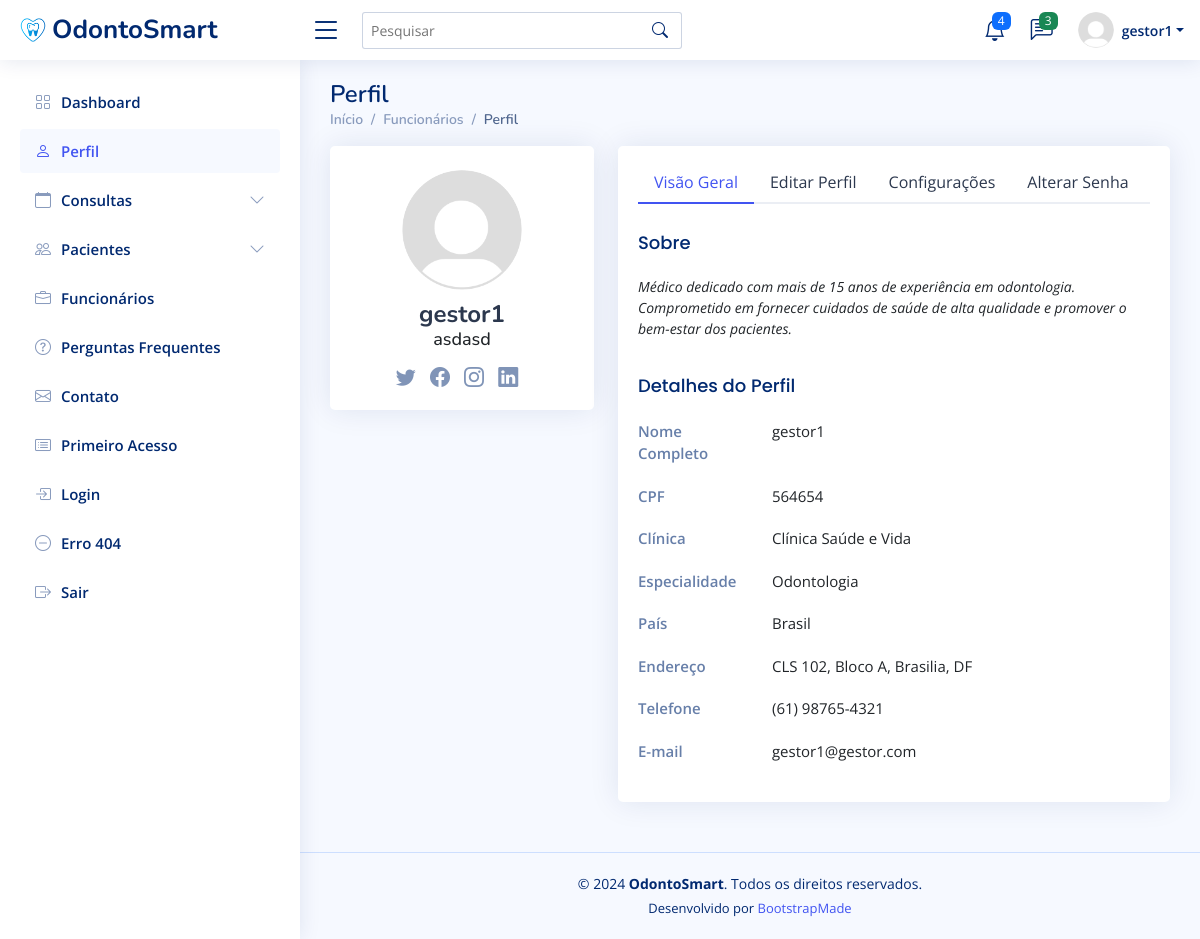
/perfil/ (signed in), run on the app's committed database.
### clinicaMedica/models.py (models this page shows, shortened)
class Funcionario(AbstractBaseUser, PermissionsMixin):
    id_funcionario = models.AutoField(primary_key=True)
    cpf = models.CharField(max_length=11, unique=True)
    email = models.EmailField(unique=True, blank=False)
    salario = models.DecimalField(max_digits=10, decimal_places=2)
    cargo = models.CharField(max_length=50)
    nome = models.CharField(max_length=50)
    is_first_login = models.BooleanField(default=True)
    is_staff = models.BooleanField(default=False)
    objects = FuncionarioManager()
    USERNAME_FIELD = 'email'
    REQUIRED_FIELDS = ['cpf', 'nome', 'cargo', 'salario']
    def first_name(self):
        return self.nome.split()[0]
    def first_two_names(self):
        parts = self.nome.split()
        if len(parts) == 1:
            return self.nome
        elif len(parts) == 2:
            return f"{parts[0]} {parts[1]}"
        else:
            return f"{parts[0]} {parts[-1]}"

### clinicaMedica/views.py (the view)
# urls.py: path('perfil/', views.perfil, name='perfil'),
@login_required
def perfil(request):
    return render(request, 'users-profile.html')

### clinicaMedica/templates/users-profile.html (shortened to what this page needs)
{% load static %}
<!DOCTYPE html>
<html lang="pt-br">
  <head>
    <link
      href="{% static 'vendor/bootstrap/css/bootstrap.min.css' %}"
      rel="stylesheet"
    />
    <link
      href="{% static 'vendor/bootstrap-icons/bootstrap-icons.css' %}"
      rel="stylesheet"
    />
    <link
      href="{% static 'vendor/boxicons/css/boxicons.min.css' %}"
      rel="stylesheet"
    />
    <link href="{% static 'vendor/quill/quill.snow.css' %}" rel="stylesheet" />
    <link
      href="{% static 'vendor/quill/quill.bubble.css' %}"
      rel="stylesheet"
    />
    <link
      href="{% static 'vendor/remixicon/remixicon.css' %}"
      rel="stylesheet"
    />
    <link
      href="{% static 'vendor/simple-datatables/style.css' %}"
      rel="stylesheet"
    />
    <link href="{% static 'css/style.css' %}" rel="stylesheet" />
  </head>
  <body>
    <header id="header" class="header fixed-top d-flex align-items-center">
      <div class="d-flex align-items-center justify-content-between">
        <a href="{% url 'dashboard' %}" class="logo d-flex align-items-center">
          <img src="{% static 'img/logo.png' %}" alt="" />
          <span class="d-none d-lg-block">OdontoSmart</span>
        </a>
        <i class="bi bi-list toggle-sidebar-btn"></i>
      </div>
      <div class="search-bar">
        <form
          class="search-form d-flex align-items-center"
          method="POST"
          action="#"
        >
          <input
            type="text"
            name="query"
            placeholder="Pesquisar"
            title="Pesquisar"
          />
          <button type="submit" title="Pesquisar">
            <i class="bi bi-search"></i>
          </button>
        </form>
      </div>
      <nav class="header-nav ms-auto">
        <ul class="d-flex align-items-center">
          <li class="nav-item dropdown">
            <a class="nav-link nav-icon" href="#" data-bs-toggle="dropdown">
              <i class="bi bi-bell"></i>
              <span class="badge bg-primary badge-number">4</span> </a
            >
          </li>
          <li class="nav-item dropdown">
            <a class="nav-link nav-icon" href="#" data-bs-toggle="dropdown">
              <i class="bi bi-chat-left-text"></i>
              <span class="badge bg-success badge-number">3</span> </a
            >
          </li>
          <li class="nav-item dropdown pe-3">
            <a
              class="nav-link nav-profile d-flex align-items-center pe-0"
              href="#"
              data-bs-toggle="dropdown"
            >
              <img
                src="{% static 'img/profile-img.png' %}"
                alt="Perfil"
                class="rounded-circle"
              />
              <span class="d-none d-md-block dropdown-toggle ps-2"
                >{{ user.first_name }}</span
              > </a
            >
          </li>
        </ul>
      </nav>
    </header>
    <aside id="sidebar" class="sidebar">
      <ul class="sidebar-nav" id="sidebar-nav">
        <li class="nav-item">
          <a class="nav-link collapsed" href="{% url 'dashboard' %}">
            <i class="bi bi-grid"></i>
            <span>Dashboard</span>
          </a>
        </li>
        <li class="nav-item">
          <a class="nav-link" href="{% url 'perfil' %}">
            <i class="bi bi-person"></i>
            <span>Perfil</span>
          </a>
        </li>
        <li class="nav-item">
          <a
            href="#"
            class="nav-link collapsed"
            data-bs-target="#consultas-nav"
            data-bs-toggle="collapse"
          >
            <i class="bi bi-calendar"></i><span>Consultas</span
            ><i class="bi bi-chevron-down ms-auto"></i>
          </a>
        </li>
        <li class="nav-item">
          <a
            href="#"
            class="nav-link collapsed"
            data-bs-target="#pacientes-nav"
            data-bs-toggle="collapse"
          >
            <i class="bi bi-people"></i><span>Pacientes</span
            ><i class="bi bi-chevron-down ms-auto"></i>
          </a>
        </li>
        <li class="nav-item">
          <a class="nav-link collapsed" href="{% url 'funcionario' %}">
            <i class="bi bi-briefcase"></i>
            <span>Funcionários</span>
          </a>
        </li>
        <li class="nav-item">
          <a class="nav-link collapsed" href="{% url 'faq' %}">
            <i class="bi bi-question-circle"></i>
            <span>Perguntas Frequentes</span>
          </a>
        </li>
        <li class="nav-item">
          <a class="nav-link collapsed" href="pages-contact.html">
            <i class="bi bi-envelope"></i>
            <span>Contato</span>
          </a>
        </li>
        <li class="nav-item">
          <a class="nav-link collapsed" href="primeiro-acesso.html">
            <i class="bi bi-card-list"></i>
            <span>Primeiro Acesso</span>
          </a>
        </li>
        <li class="nav-item">
          <a class="nav-link collapsed" href="pages-login.html">
            <i class="bi bi-box-arrow-in-right"></i>
            <span>Login</span>
          </a>
        </li>
        <li class="nav-item">
          <a class="nav-link collapsed" href="pages-error-404.html">
            <i class="bi bi-dash-circle"></i>
            <span>Erro 404</span>
          </a>
        </li>
        <li class="nav-item">
          <a class="nav-link collapsed" href="{% url 'logout' %}">
            <i class="bi bi-box-arrow-right"></i>
            <span>Sair</span>
          </a>
        </li>
      </ul>
    </aside>
    <main id="main" class="main">
      <div class="pagetitle">
        <h1>Perfil</h1>
        <nav>
          <ol class="breadcrumb">
            <li class="breadcrumb-item"><a href="{% url 'dashboard' %}">Início</a></li>
            <li class="breadcrumb-item">
              <a href="{% url 'funcionario' %}">Funcionários</a>
            </li>
            <li class="breadcrumb-item active">Perfil</li>
          </ol>
        </nav>
      </div>
      <section class="section profile">
        <div class="row">
          <div class="col-xl-4">
            <div class="card">
              <div
                class="card-body profile-card pt-4 d-flex flex-column align-items-center"
              >
                <img
                  src="{% static 'img/profile-img.png' %}"
                  alt="Perfil"
                  class="rounded-circle"
                />
                <h2>{{ user.first_two_names }}</h2>
                <h3>{{ user.cargo }}</h3>
                <div class="social-links mt-2">
                  <a href="#" class="twitter"><i class="bi bi-twitter"></i></a>
                  <a href="#" class="facebook"
                    ><i class="bi bi-facebook"></i
                  ></a>
                  <a href="#" class="instagram"
                    ><i class="bi bi-instagram"></i
                  ></a>
                  <a href="#" class="linkedin"
                    ><i class="bi bi-linkedin"></i
                  ></a>
                </div>
              </div>
            </div>
          </div>
          <div class="col-xl-8">
            <div class="card">
              <div class="card-body pt-3">
                <ul class="nav nav-tabs nav-tabs-bordered">
                  <li class="nav-item">
                    <button
                      class="nav-link active"
                      data-bs-toggle="tab"
                      data-bs-target="#profile-overview"
                    >
                      Visão Geral
                    </button>
                  </li>
                  <li class="nav-item">
                    <button
                      class="nav-link"
                      data-bs-toggle="tab"
                      data-bs-target="#profile-edit"
                    >
                      Editar Perfil
                    </button>
                  </li>
                  <li class="nav-item">
                    <button
                      class="nav-link"
                      data-bs-toggle="tab"
                      data-bs-target="#profile-settings"
                    >
                      Configurações
                    </button>
                  </li>
                  <li class="nav-item">
                    <button
                      class="nav-link"
                      data-bs-toggle="tab"
                      data-bs-target="#profile-change-password"
                    >
                      Alterar Senha
                    </button>
                  </li>
                </ul>
                <div class="tab-content pt-2">
                  <div
                    class="tab-pane fade show active profile-overview"
                    id="profile-overview"
                  >
                    <h5 class="card-title">Sobre</h5>
                    <p class="small fst-italic">
                      Médico dedicado com mais de 15 anos de experiência em
                      odontologia. Comprometido em fornecer cuidados de saúde de
                      alta qualidade e promover o bem-estar dos pacientes.
                    </p>
                    <h5 class="card-title">Detalhes do Perfil</h5>
                    <div class="row">
                      <div class="col-lg-3 col-md-4 label">Nome Completo</div>
                      <div class="col-lg-9 col-md-8">{{ user.nome }}</div>
                    </div>
                    <div class="row">
                      <div class="col-lg-3 col-md-4 label">CPF</div>
                      <div class="col-lg-9 col-md-8">{{ user.cpf }}</div>
                    </div>
                    <div class="row">
                      <div class="col-lg-3 col-md-4 label">Clínica</div>
                      <div class="col-lg-9 col-md-8">Clínica Saúde e Vida</div>
                    </div>
                    <div class="row">
                      <div class="col-lg-3 col-md-4 label">Especialidade</div>
                      <div class="col-lg-9 col-md-8">Odontologia</div>
                    </div>
                    <div class="row">
                      <div class="col-lg-3 col-md-4 label">País</div>
                      <div class="col-lg-9 col-md-8">Brasil</div>
                    </div>
                    <div class="row">
                      <div class="col-lg-3 col-md-4 label">Endereço</div>
                      <div class="col-lg-9 col-md-8">
                        CLS 102, Bloco A, Brasilia, DF
                      </div>
                    </div>
                    <div class="row">
                      <div class="col-lg-3 col-md-4 label">Telefone</div>
                      <div class="col-lg-9 col-md-8">(61) 98765-4321</div>
                    </div>
                    <div class="row">
                      <div class="col-lg-3 col-md-4 label">E-mail</div>
                      <div class="col-lg-9 col-md-8">
                        {{ user.email }}
                      </div>
                    </div>
                  </div>
                </div>
              </div>
            </div>
          </div>
        </div>
      </section>
    </main>
    <footer id="footer" class="footer">
      <div class="copyright">
        &copy; 2024 <strong><span>OdontoSmart</span></strong
        >. Todos os direitos reservados.
      </div>
      <div class="credits">
        Desenvolvido por <a href="https://bootstrapmade.com/">BootstrapMade</a>
      </div>
    </footer>
  </body>
</html>

### data on the page
Funcionario: first_name "gestor1", first_two_names "gestor1", cargo "asdasd", nome "gestor1", cpf "564654", email "gestor1@gestor.com"
